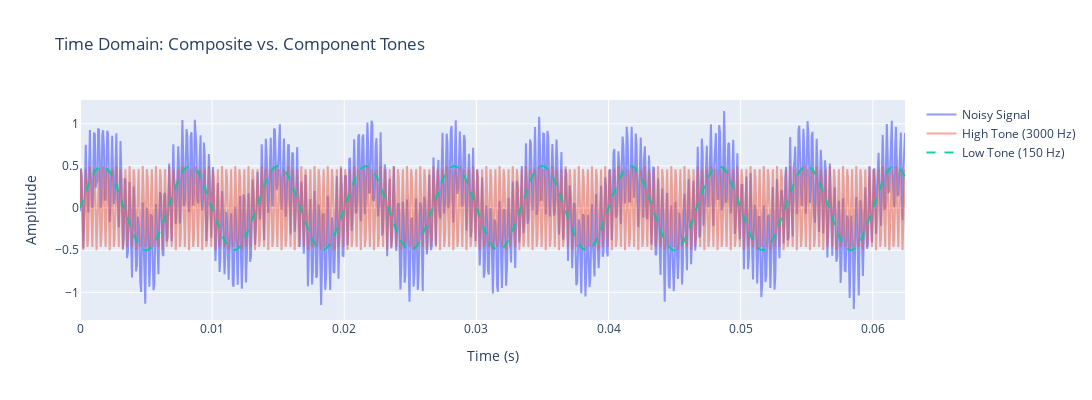

Source (notebook cell):
### Code cell
# 1) Pick a short time window so the plot is responsive and features are clear.
# At 16 kHz, 1000 samples ≈ 0.0625 seconds.
N = 1000

# 2) Build an interactive line plot with three traces:
#    - Noisy Signal: what you would "record" (tone_low + tone_high + noise)
#    - High Tone (3000 Hz): fast oscillations
#    - Underlying Low Tone (150 Hz): slow oscillations (dashed for contrast)
fig = go.Figure([
    go.Scatter(x=t[:N], y=noisy_audio[:N], name='Noisy Signal', opacity=0.7),
    go.Scatter(x=t[:N], y=tone_high[:N], name='High Tone (3000 Hz)', opacity=0.5),
    go.Scatter(x=t[:N], y=tone_low[:N], name='Low Tone (150 Hz)', line=dict(dash='dash'), opacity=0.9)
])

# 3) Tidy layout. Tip: Use the legend to hide/show components as you inspect.
fig.update_layout(
    title='Time Domain: Composite vs. Component Tones',
    xaxis_title='Time (s)',
    yaxis_title='Amplitude',
    width=1400,
    height=400,
    hovermode='x unified'  # One unified tooltip across traces at a given time
)

# Try this: Click a legend item to toggle visibility. Drag to zoom.
fig.show()

### Figure 1 — Plotly figure (JSON) as saved in the notebook; plotly's stock layout.template omitted (floating-point values rounded to 4 significant figures; data arrays with more than 128 entries replaced by an {"elided": "..."} marker saying what was removed)
{"data": [{"name": "Noisy Signal", "opacity": 0.7, "type": "scatter", "x": {"elided": "1000 float values"}, "y": {"elided": "1000 float values"}}, {"name": "High Tone (3000 Hz)", "opacity": 0.5, "type": "scatter", "x": {"elided": "1000 float values"}, "y": {"elided": "1000 float values"}}, {"line": {"dash": "dash"}, "name": "Low Tone (150 Hz)", "opacity": 0.9, "type": "scatter", "x": {"elided": "1000 float values"}, "y": {"elided": "1000 float values"}}], "layout": {"height": 400, "hovermode": "x unified", "title": {"text": "Time Domain: Composite vs. Component Tones"}, "width": 1400, "xaxis": {"title": {"text": "Time (s)"}}, "yaxis": {"title": {"text": "Amplitude"}}}}
